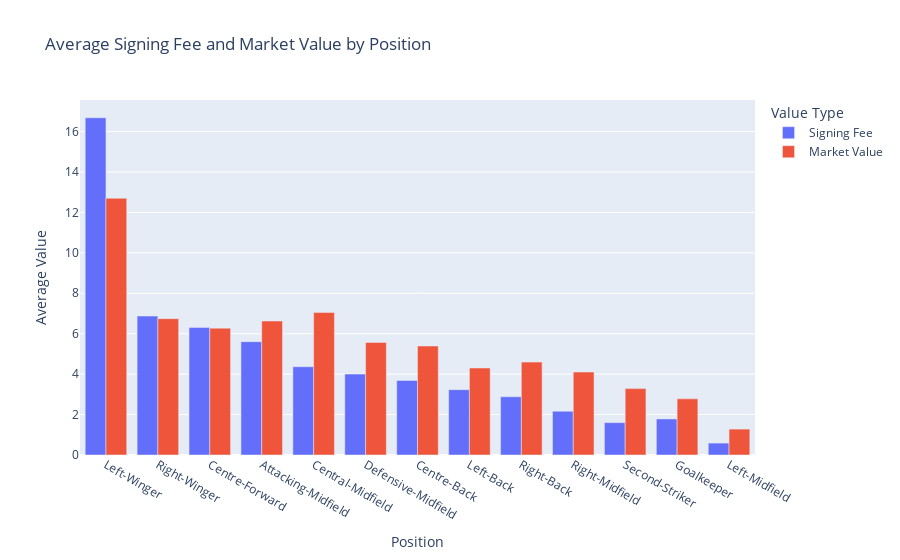

The notebook cell saved with this chart:
### Markdown cell above
## Position Analysis

### Code cell
plots.valuation_plot('position')

### Figure 1 — Plotly figure (JSON) as saved in the notebook; plotly's stock layout.template omitted (floating-point values rounded to 4 significant figures)
{"data": [{"name": "Signing Fee", "type": "bar", "x": ["Left-Winger", "Right-Winger", "Centre-Forward", "Attacking-Midfield", "Central-Midfield", "Defensive-Midfield", "Centre-Back", "Left-Back", "Right-Back", "Right-Midfield", "Goalkeeper", "Second-Striker", "Left-Midfield"], "xaxis": "x", "y": [16.68, 6.871, 6.312, 5.604, 4.366, 4.002, 3.685, 3.232, 2.88, 2.165, 1.783, 1.6, 0.5889], "yaxis": "y"}, {"name": "Market Value", "type": "bar", "x": ["Left-Winger", "Right-Winger", "Centre-Forward", "Attacking-Midfield", "Central-Midfield", "Defensive-Midfield", "Centre-Back", "Left-Back", "Right-Back", "Right-Midfield", "Goalkeeper", "Second-Striker", "Left-Midfield"], "xaxis": "x", "y": [12.7, 6.744, 6.274, 6.627, 7.05, 5.567, 5.39, 4.304, 4.595, 4.102, 2.777, 3.283, 1.281], "yaxis": "y"}], "layout": {"barmode": "group", "legend": {"title": {"text": "Value Type"}}, "title": {"text": "Average Signing Fee and Market Value by Position"}, "xaxis": {"anchor": "y", "categoryorder": "total descending", "domain": [0, 1], "title": {"text": "Position"}}, "yaxis": {"anchor": "x", "domain": [0, 1], "title": {"text": "Average Value"}}}}
